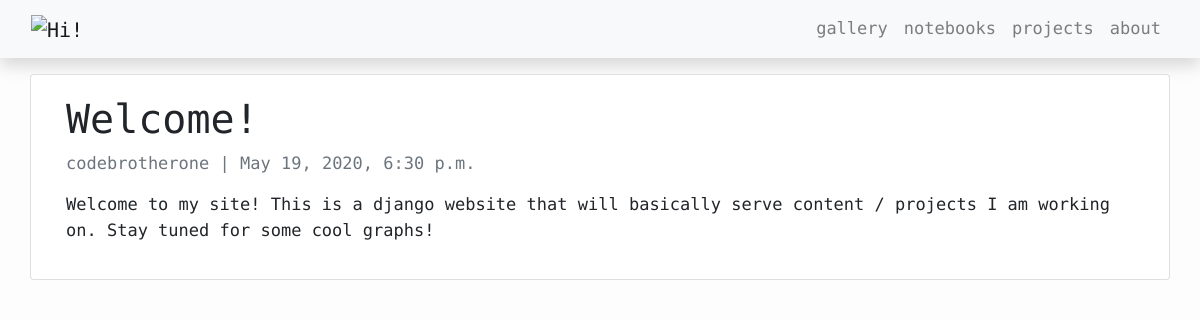
Screenshot of /posts/welcome-blog-1/ with the database file from the repository.
### resume/models.py (models this page shows, shortened)
class Post(models.Model):
	STATUS = (
		(0, "Draft"),
		(1, "Publish")
	)
	title = models.CharField(max_length=200, unique=True)
	slug = models.SlugField(max_length=200, unique=True)
	author = models.ForeignKey(User, on_delete=models.CASCADE, related_name='blog_posts')
	updated_on = models.DateTimeField(auto_now=True)
	content = models.TextField()
	created_on = models.DateTimeField(auto_now_add=True)
	status = models.IntegerField(choices=STATUS, default=0)
	class Meta:
		ordering = ['-created_on']

### resume/views.py (the view)
# urls.py: path('posts/<slug:slug>/', views.PostDetail.as_view(), name='post_detail'),
class PostDetail(generic.DetailView):
    model = Post
    template_name = 'post_detail.html'

### resume/templates/post_detail.html
{% extends 'base.html' %}
{% load static %}
{% block content %}
<div class="container">
  <div class="row">
    <div class="col card mb-4  mt-3 left  top">
      <div class="card-body">
        <h1>{% block title %} {{ object.title }} {% endblock title %}</h1>
        <p class=" text-muted">{{ post.author }} | {{ post.created_on }}</p>
        <p class="card-text ">{{ object.content | linebreaks }}</p>
      </div>
    </div>
  </div>
</div>
{% endblock content %}

### resume/templates/base.html (style rules this page uses)
body { font-family: "Fira Code", monospace; font-size: 17px; background-color: #fdfdfd; }

### rows the page displays
Post: title "Welcome!", author "codebrotherone", created_on "May 19, 2020, 6:30 p.m.", content "Welcome to my site! This is a django website that will basically serve content / projects I am working on. Stay tuned for some cool graphs!"
